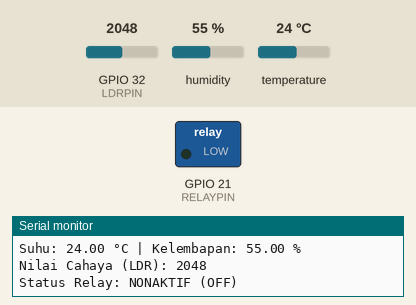
The sketch below on a simulated ESP32. On the bench: switched loads named in the sketch (green lamp = pin HIGH), the last lines printed to the serial monitor. Inputs (shaded band) come from the test bench; at power-on: temperature 24 °C, GPIO 32 (LDRPIN) = 2048, humidity 55 %.

Above: at 2.8 s.
2.9 s: temperature set to 29.6 °C
5.6 s: temperature set to 30.5 °C
At 6.9 s:
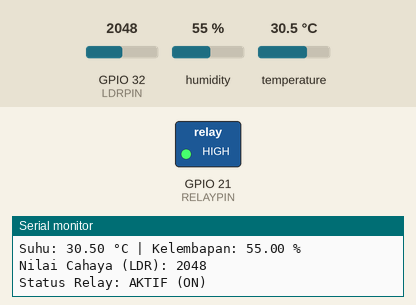
8.3 s: temperature set to 12 °C
At 10.8 s:
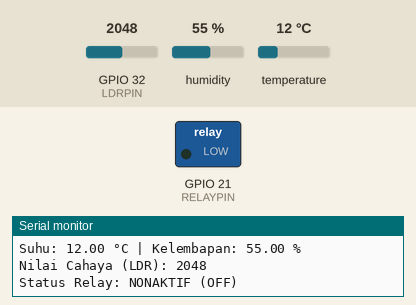
11.5 s: temperature set to 33 °C
At 12.7 s:
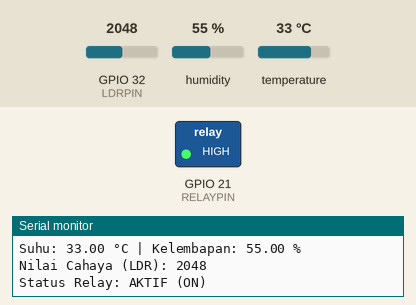
Timing chart, 0 to 14.5 s (numbered marks = the images above; inputs shaded):
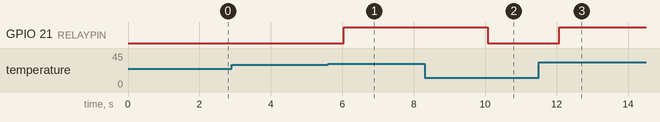

The sketch:

Tugas_Sistem_Otomasi_Kontrol_Lokal_Terpadu.ino
```cpp
#include "DHT.h"

#define DHTPIN 4
#define DHTTYPE DHT22
#define LDRPIN 32
#define RELAYPIN 21

const float AMBANG_SUHU = 30.0;
const int AMBANG_CAHAYA = 2000;

DHT dht(DHTPIN, DHTTYPE);

void setup() {
  Serial.begin(115200);


  dht.begin();


  pinMode(RELAYPIN, OUTPUT);
  digitalWrite(RELAYPIN, LOW);

  Serial.println("Sistem Rule Engine Aktuator Dimulai...");
}

void loop() {

  float suhu = dht.readTemperature();
  float kelembapan = dht.readHumidity();
  int nilaiLDR = analogRead(LDRPIN);


  if (isnan(suhu) || isnan(kelembapan)) {
    Serial.println("Gagal membaca data dari sensor DHT22!");
    delay(2000);
    return;
  }


  Serial.println("==================================");
  Serial.print("Suhu: ");
  Serial.print(suhu);
  Serial.print(" °C | Kelembapan: ");
  Serial.print(kelembapan);
  Serial.println(" %");

  Serial.print("Nilai Cahaya (LDR): ");
  Serial.println(nilaiLDR);


  if (suhu > AMBANG_SUHU || nilaiLDR < AMBANG_CAHAYA) {
    digitalWrite(RELAYPIN, HIGH);
    Serial.println("Status Relay: AKTIF (ON)");
  } else {
    digitalWrite(RELAYPIN, LOW);  // Matikan Relay
    Serial.println("Status Relay: NONAKTIF (OFF)");
  }

  delay(2000);
}
```

Measured:
- the behaviour switches between 30 and 30.1 °C on temperature (found by bisection; images 0 and 1)
- after the input at 5.6 s, GPIO 21 (RELAYPIN): LOW → HIGH after 0.44 s
- after the input at 8.3 s, GPIO 21 (RELAYPIN): HIGH → LOW after 1.8 s
- after the input at 11.5 s, GPIO 21 (RELAYPIN): LOW → HIGH after 0.57 s
